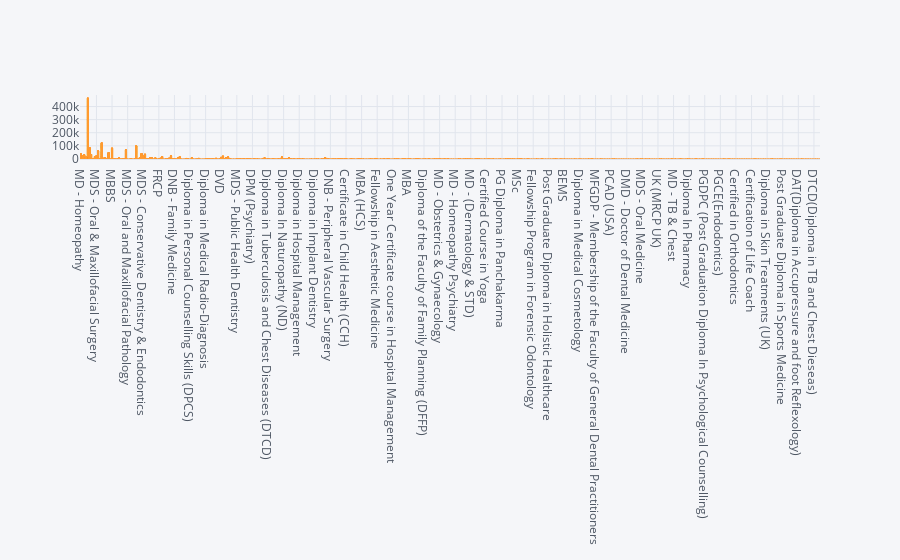

The notebook cell this image was saved under:
### Code cell
df.iplot(kind="bar",x="Qualification2",y="Fees")

### Figure 1 — Plotly figure (JSON) as saved in the notebook; plotly's stock layout.template omitted (floating-point values rounded to 4 significant figures; data arrays with more than 128 entries replaced by an {"elided": "..."} marker saying what was removed)
{"data": [{"marker": {"color": "rgba(255, 153, 51, 0.6)", "line": {"color": "rgba(255, 153, 51, 1.0)", "width": 1}}, "name": "Fees", "orientation": "v", "text": "", "type": "bar", "x": {"elided": "5935 str values"}, "y": {"elided": "5935 int values"}}], "layout": {"legend": {"bgcolor": "#F5F6F9", "font": {"color": "#4D5663"}}, "paper_bgcolor": "#F5F6F9", "plot_bgcolor": "#F5F6F9", "title": {"font": {"color": "#4D5663"}}, "xaxis": {"gridcolor": "#E1E5ED", "showgrid": true, "tickfont": {"color": "#4D5663"}, "title": {"font": {"color": "#4D5663"}, "text": ""}, "zerolinecolor": "#E1E5ED"}, "yaxis": {"gridcolor": "#E1E5ED", "showgrid": true, "tickfont": {"color": "#4D5663"}, "title": {"font": {"color": "#4D5663"}, "text": ""}, "zerolinecolor": "#E1E5ED"}}}
